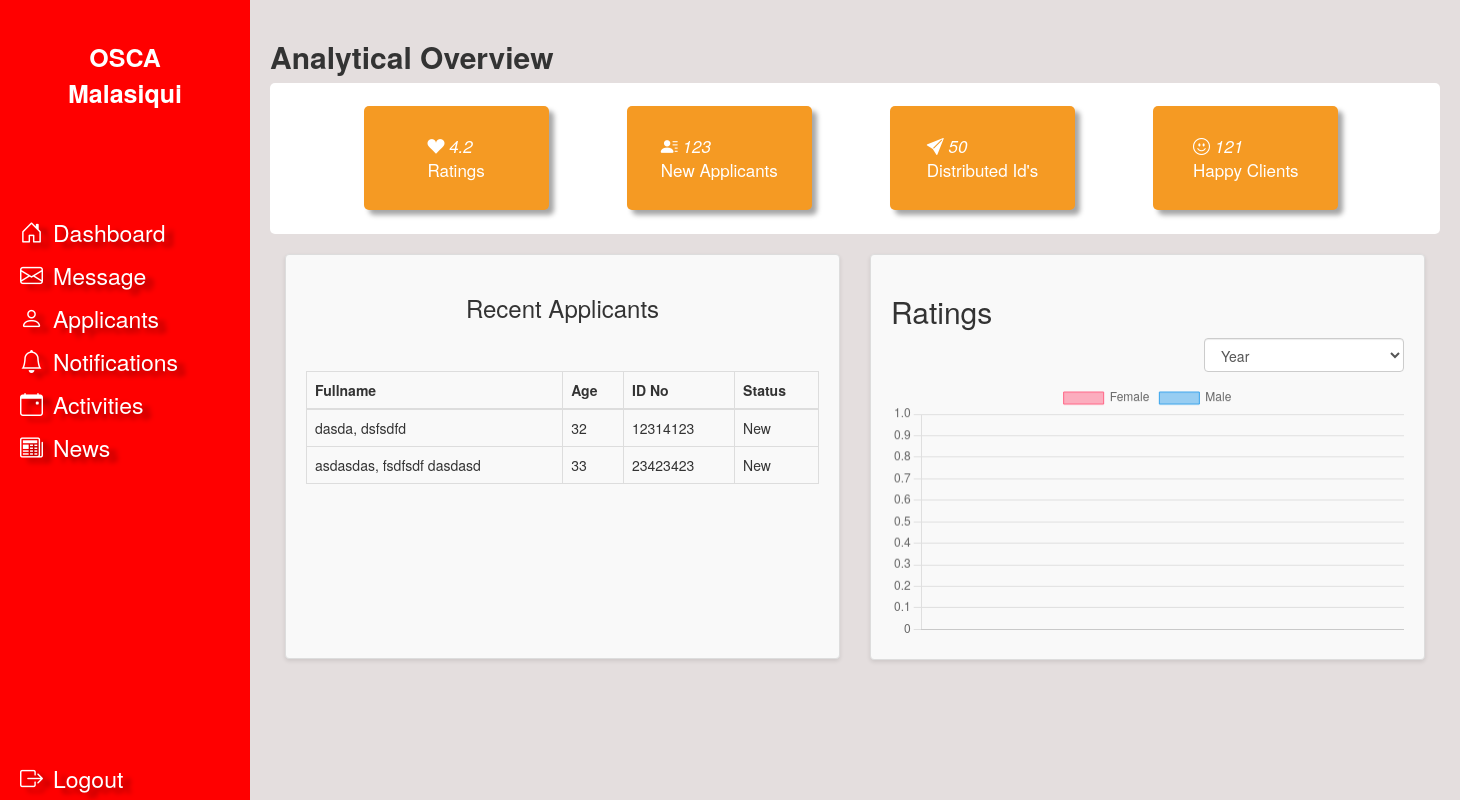
The page /admin/index.php (signed in) on the database as committed earlier.
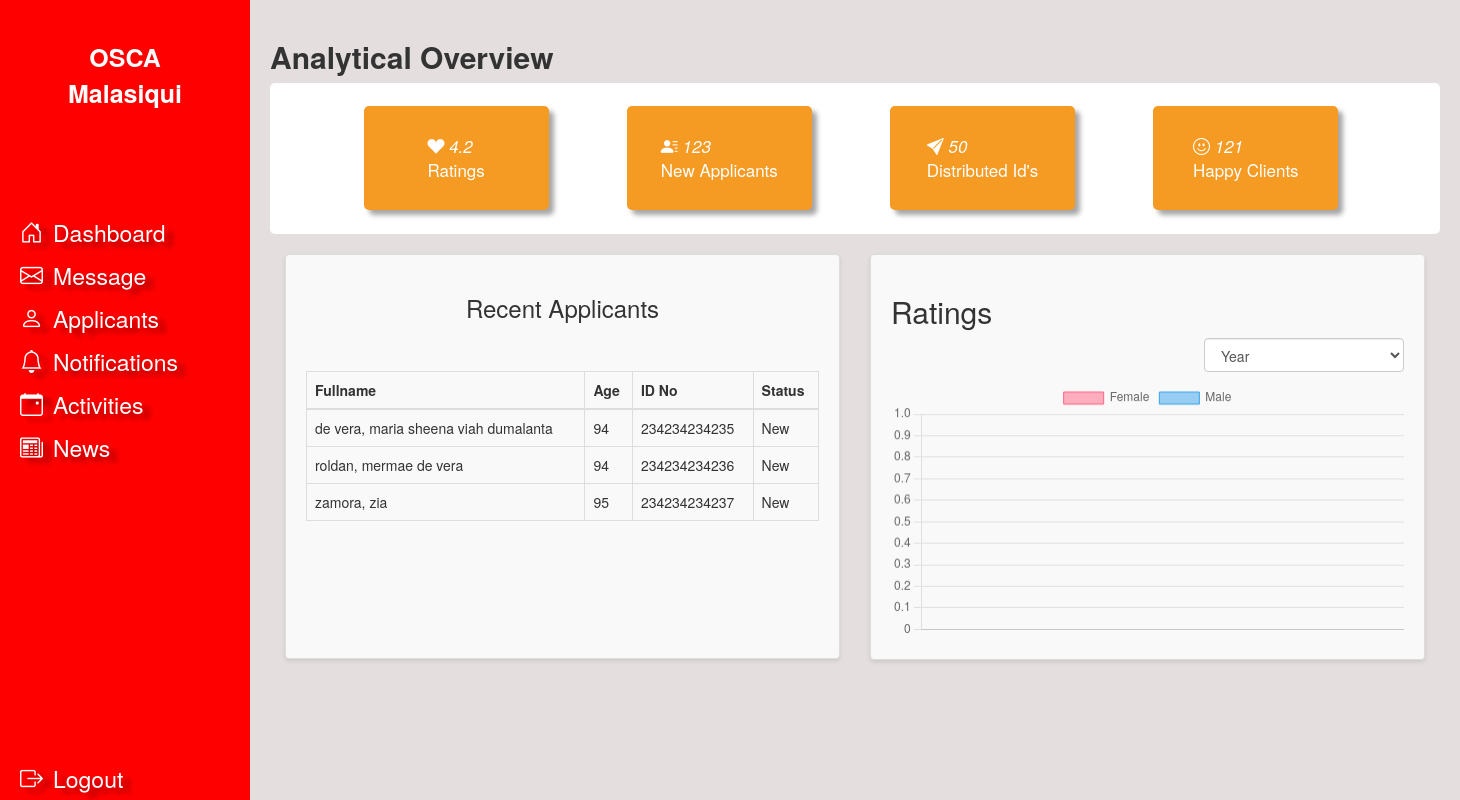
The same page on the database as committed later.
### tables this page shows
CREATE TABLE `users` (
  `osca_id` bigint NOT NULL,
  `email` varchar(255) DEFAULT NULL,
  `last_name` varchar(50) NOT NULL,
  `first_name` varchar(50) NOT NULL,
  `middle_name` varchar(50) DEFAULT NULL,
  `suffix` varchar(5) DEFAULT NULL,
  `sex` varchar(10) NOT NULL,
  `birth_day` date NOT NULL,
  `address` varchar(255) NOT NULL,
  `phone_number` bigint NOT NULL,
  `oneByOne_id_path` varchar(255) DEFAULT NULL,
  `status` varchar(10) NOT NULL DEFAULT 'pending',
  `member_status` varchar(50) DEFAULT NULL,
  `classification` varchar(100) NOT NULL,
  `civil_status` varchar(100) NOT NULL,
  `blood_type` varchar(20) NOT NULL,
  `education` varchar(100) NOT NULL,
  `employment` varchar(100) NOT NULL,
  `religion` varchar(30) NOT NULL,
  `username` varchar(100) NOT NULL,
  `password` varchar(100) NOT NULL,
  `created_at` timestamp(6) NOT NULL DEFAULT CURRENT_TIMESTAMP(6),
  `updated_at` timestamp(6) NOT NULL DEFAULT CURRENT_TIMESTAMP(6),
  `deleted_at` timestamp(6) NULL DEFAULT NULL
);

### admin/index.php (the view, shortened to what this page needs)
<?php
include '.././database/db_connection.php';
$sql = "SELECT last_name, first_name, middle_name, osca_id,
               TIMESTAMPDIFF(YEAR, birth_day, CURDATE()) AS age
        FROM users
        ORDER BY birth_day DESC
        LIMIT 5";
$result = $conn->query($sql);
$recentApplicants = [];
if ($result->num_rows > 0) {
    while ($row = $result->fetch_assoc()) {
        $recentApplicants[] = $row;
    }
}
?>
<!DOCTYPE html>
<html lang="en">
<head>
    <link rel="stylesheet" href="./assets/style.css">
    <link rel="stylesheet" href="https://maxcdn.bootstrapcdn.com/bootstrap/3.4.1/css/bootstrap.min.css">
    <link href="https://cdn.jsdelivr.net/npm/bootstrap-icons/font/bootstrap-icons.css" rel="stylesheet">
</head>
<body>
    <nav class="sidebar">
        <?php include '.././components/admin-nav.php'; ?>
    </nav>
    <div class="main-content">
        <h2><b>Analytical Overview</b></h2>
        <div class="container">
            <div class="row ">
                <div class="formbox">
                    <div class="col-sm-3">
                        <div class="boxform ">
                            <i class="bi bi-suit-heart-fill"> <span>4.2</span></i>
                            Ratings
                        </div>
                    </div>
                    <div class="col-sm-3">
                        <div class="boxform ">
                            <i class="bi bi-person-lines-fill"> <span>123</span></i>
                            New Applicants
                        </div>
                    </div>
                    <div class="col-sm-3">
                        <div class="boxform ">
                            <i class="bi bi-send-fill"> <span>50</span></i>
                            Distributed Id's
                        </div>
                    </div>
                    <div class="col-sm-3">
                        <div class="boxform ">
                            <i class="bi bi-emoji-smile"> <span>121</span></i>
                            Happy Clients
                        </div>
                    </div>
                </div>
            </div>
        </div>
        <div class="container">
            <div class="row">
                <div class="col-sm-6">
                    <div class="table-container">
                        <h3>Recent Applicants</h3>
                        <div class="table-responsive">
                            <table class="table table-bordered">
                                <thead>
                                    <tr>
                                        <th>Fullname</th>
                                        <th>Age</th>
                                        <th>ID No</th>
                                        <th>Status</th>
                                    </tr>
                                </thead>
                                <tbody>
                                    <?php foreach ($recentApplicants as $applicant): ?>
                                        <tr>
                                            <td><?= $applicant['last_name'] . ', ' . $applicant['first_name'] . ' ' . $applicant['middle_name']; ?></td>
                                            <td><?= $applicant['age']; ?></td>
                                            <td><?= $applicant['osca_id']; ?></td>
                                            <td>New</td>
                                        </tr>
                                    <?php endforeach; ?>
                                </tbody>
                            </table>
                        </div>
                    </div>
                </div>
                <div class="col-sm-6">
                 <div class="chart-container">
                    <h2>Ratings</h2>
                    <div class="filter-container">
                        <select id="filter" class="form-control" style="width: 200px; display: inline-block;">
                            <option value="year">Year</option>
                        </select>
                    </div>
                    <canvas id="ratingsChart"></canvas>
                    </div>
                </div>
            </div>
        </div>
    </div>
    <script>
        document.addEventListener("DOMContentLoaded", function() {
            var ctx = document.getElementById('ratingsChart').getContext('2d');
            var filterSelect = document.getElementById('filter');
            function fetchData(filter) {
                fetch('fetch_data.php?filter=' + filter)
                    .then(response => response.json())
                    .then(data => {
                        updateChart(data.labels, data.femaleRatings, data.maleRatings);
                    });
            }
            function updateChart(labels, femaleData, maleData) {
                ratingsChart.data.labels = labels;
                ratingsChart.data.datasets[0].data = femaleData;
                ratingsChart.data.datasets[1].data = maleData;
                ratingsChart.update();
            }
            var ratingsChart = new Chart(ctx, {
                type: 'bar',
                data: {
                    labels: [],
                    datasets: [{
                            label: 'Female',
                            data: [],
                            backgroundColor: 'rgba(255, 99, 132, 0.5)',
                            borderColor: 'rgba(255, 99, 132, 1)',
                            borderWidth: 1
                        },
                        {
                            label: 'Male',
                            data: [],
                            backgroundColor: 'rgba(54, 162, 235, 0.5)',
                            borderColor: 'rgba(54, 162, 235, 1)',
                            borderWidth: 1
                        }
                    ]
                },
                options: {
                    responsive: true,
                    scales: {
                        y: {
                            beginAtZero: true
                        }
                    }
                }
            });
            filterSelect.addEventListener('change', function() {
                fetchData(this.value);
            });
            fetchData(filterSelect.value);
        });
    </script>
</body>
</html>

### components/admin-nav.php
<div class="sidebar">
        <p>OSCA <br> Malasiqui</p>
        <ul class="nav navbar-nav">
            <li><a href="././index.php"><i class="bi bi-house-door"></i> Dashboard</a></li>
            <li><a href="././chat.php"><i class="bi bi-envelope"></i> Message</a></li>
            <li><a href="././applicants.php"><i class="bi bi-person"></i> Applicants</a></li>
            <li><a href="././notifications.php"><i class="bi bi-bell"></i> Notifications</a></li>
            <li><a href="././activity_index.php"><i class="bi bi-calendar-event"></i> Activities</a></li>
            <li><a href="././news.php"><i class="bi bi-newspaper"></i> News</a></li>
            <li><a href="logout.php"><i class="bi bi-box-arrow-right"></i> Logout</a></li>
        </ul>
    </div>

### admin/assets/style.css (style rules this page uses)
body { display: flex; min-height: 100vh; margin: 0; overflow-x: hidden; }
.main-content { background-color: rgb(228, 222, 222); }
.formbox { border-width: 0px; width: 100%; height: 151px; background: inherit; background-color: rgba(255, 255, 255, 1); border-radius: 5px; filter: drop-shadow(none); padding:2%; padding-left: 8%; }
.sidebar { background-color:red; color: white; min-width: 250px; max-width: 250px; height: 100vh; padding: 20px 0; position: fixed; display: flex; flex-direction: column; }
.sidebar p { font-size: 25px; font-weight: bold; text-align: center; margin-bottom: 40%; }
.sidebar ul { list-style-type: none; padding: 0; margin: 0; font-size: 23px; display: flex; flex-direction: column; justify-content: center; }
.sidebar ul li { margin: 0; }
.sidebar ul li a { color: white; display: flex; align-items: center; padding: 10px 20px; text-decoration: none; filter: drop-shadow(8px 5px 2.5px rgba(0, 0, 0, 0.34901960784313724)); }
.sidebar ul li a i { margin-right: 10px; }
.main-content { margin-left: 250px; padding: 20px; width: 100%; }
.sidebar ul li:last-child { position: absolute; bottom: 20px; width: 100%; }
.boxform { border-width: 0px; position: absolute; left: 0px; top: 0px; width: 185px; height: 104px; background: inherit; background-color: rgba(245, 154, 35, 1); border-radius: 5px; filter: drop-shadow(5px 5px 2.5px rgba(0, 0, 0, 0.34901960784313724)); color: white; display: flex; flex-direction: column; flex-wrap: wrap; align-content: center; justify-content: center; align-items: flex-start; font-size: 17px; }
.table-container { width: 100%; height: 405px !important; margin: 20px auto; background-color: #f9f9f9; padding: 20px; border: 1px solid #ddd; border-radius: 4px; box-shadow: 0 2px 4px rgba(0, 0, 0, 0.1); }
.table-container h3 { margin-bottom: 20px; text-align: center; }
.table > thead > tr > th { text-align: left; }
.chart-container { width: 100%; height: 100% !important; margin: 20px auto; background-color: #f9f9f9; padding: 20px; border: 1px solid #ddd; border-radius: 4px; box-shadow: 0 2px 4px rgba(0, 0, 0, 0.1); height: 400px; }
.filter-container { text-align: right; margin-bottom: 10px; }
canvas { max-height: 300px; }
.table-responsive { margin-top: 50px !important; }

Rows that differ between the two databases and show on the page:
removed users: last_name "dasda", first_name "dsfsdfd", age "32", osca_id "12314123"
removed users: last_name "asdasdas", first_name "fsdfsdf", middle_name "dasdasd", age "33", osca_id "23423423"
added users: last_name "de vera", first_name "maria sheena viah", middle_name "dumalanta", age "94", osca_id "234234234235"
added users: last_name "roldan", first_name "mermae", middle_name "de vera", age "94", osca_id "234234234236"
added users: last_name "zamora", first_name "zia", age "95", osca_id "234234234237"
